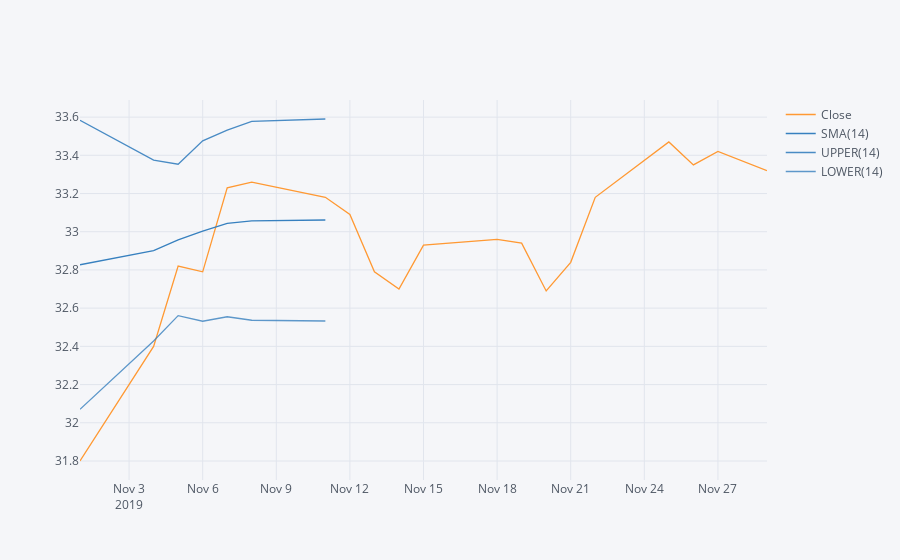

Here is the notebook cell this chart was saved with:
### Markdown cell above
**Using .ta_plot(study='boll') to create a Bollinger Band Plot for Bank of America.**

### Code cell
BAC['Close'].loc['2019-11-30':'2019-11-01'].ta_plot(study='boll', title='Bollinger Band Plot')

### Figure 1 — Plotly figure (JSON) as saved in the notebook; plotly's stock layout.template omitted (floating-point values rounded to 4 significant figures)
{"data": [{"line": {"color": "rgba(255, 153, 51, 1.0)", "dash": "solid", "shape": "linear", "width": 1.3}, "mode": "lines", "name": "Close", "text": "", "type": "scatter", "x": ["2019-11-29", "2019-11-27", "2019-11-26", "2019-11-25", "2019-11-22", "2019-11-21", "2019-11-20", "2019-11-19", "2019-11-18", "2019-11-15", "2019-11-14", "2019-11-13", "2019-11-12", "2019-11-11", "2019-11-08", "2019-11-07", "2019-11-06", "2019-11-05", "2019-11-04", "2019-11-01"], "y": [33.32, 33.42, 33.35, 33.47, 33.18, 32.84, 32.69, 32.94, 32.96, 32.93, 32.7, 32.79, 33.09, 33.18, 33.26, 33.23, 32.79, 32.82, 32.4, 31.8]}, {"line": {"color": "rgba(55, 128, 191, 1.0)", "dash": "solid", "shape": "linear", "width": 1.3}, "mode": "lines", "name": "SMA(14)", "text": "", "type": "scatter", "x": ["2019-11-29", "2019-11-27", "2019-11-26", "2019-11-25", "2019-11-22", "2019-11-21", "2019-11-20", "2019-11-19", "2019-11-18", "2019-11-15", "2019-11-14", "2019-11-13", "2019-11-12", "2019-11-11", "2019-11-08", "2019-11-07", "2019-11-06", "2019-11-05", "2019-11-04", "2019-11-01"], "y": ["", "", "", "", "", "", "", "", "", "", "", "", "", 33.06, 33.06, 33.04, 33.0, 32.96, 32.9, 32.83]}, {"line": {"color": "rgba(55, 128, 191, 0.8999999999999999)", "dash": "solid", "shape": "linear", "width": 1.3}, "mode": "lines", "name": "UPPER(14)", "text": "", "type": "scatter", "x": ["2019-11-29", "2019-11-27", "2019-11-26", "2019-11-25", "2019-11-22", "2019-11-21", "2019-11-20", "2019-11-19", "2019-11-18", "2019-11-15", "2019-11-14", "2019-11-13", "2019-11-12", "2019-11-11", "2019-11-08", "2019-11-07", "2019-11-06", "2019-11-05", "2019-11-04", "2019-11-01"], "y": ["", "", "", "", "", "", "", "", "", "", "", "", "", 33.59, 33.58, 33.53, 33.48, 33.35, 33.37, 33.58]}, {"line": {"color": "rgba(55, 128, 191, 0.7999999999999998)", "dash": "solid", "shape": "linear", "width": 1.3}, "mode": "lines", "name": "LOWER(14)", "text": "", "type": "scatter", "x": ["2019-11-29", "2019-11-27", "2019-11-26", "2019-11-25", "2019-11-22", "2019-11-21", "2019-11-20", "2019-11-19", "2019-11-18", "2019-11-15", "2019-11-14", "2019-11-13", "2019-11-12", "2019-11-11", "2019-11-08", "2019-11-07", "2019-11-06", "2019-11-05", "2019-11-04", "2019-11-01"], "y": ["", "", "", "", "", "", "", "", "", "", "", "", "", 32.53, 32.54, 32.55, 32.53, 32.56, 32.43, 32.07]}], "layout": {"legend": {"bgcolor": "#F5F6F9", "font": {"color": "#4D5663"}}, "paper_bgcolor": "#F5F6F9", "plot_bgcolor": "#F5F6F9", "title": {"font": {"color": "#4D5663"}}, "xaxis": {"gridcolor": "#E1E5ED", "showgrid": true, "tickfont": {"color": "#4D5663"}, "title": {"font": {"color": "#4D5663"}, "text": ""}, "zerolinecolor": "#E1E5ED"}, "yaxis": {"gridcolor": "#E1E5ED", "showgrid": true, "tickfont": {"color": "#4D5663"}, "title": {"font": {"color": "#4D5663"}, "text": ""}, "zerolinecolor": "#E1E5ED"}}}
